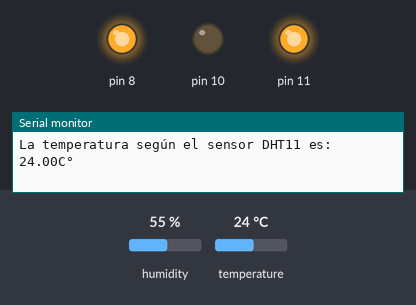
A sketch run on a simulated Arduino Uno, built with avr-gcc and run on an emulated ATmega328P. Shown: output pins drawn as LEDs (lit = HIGH), the last lines printed to the serial monitor. The test bench sets the inputs (shaded band); at power-on: temperature 24 °C, humidity 55 %.

Above: at 2.8 s.
2.9 s: temperature set to 21 °C
9.0 s: temperature set to 18 °C
At 11.0 s:
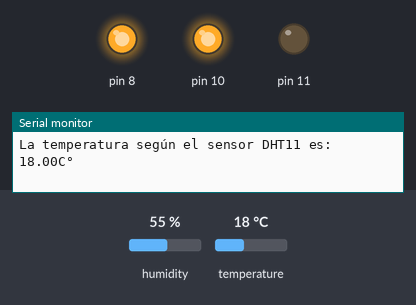
11.9 s: temperature set to 28 °C
At 12.9 s:
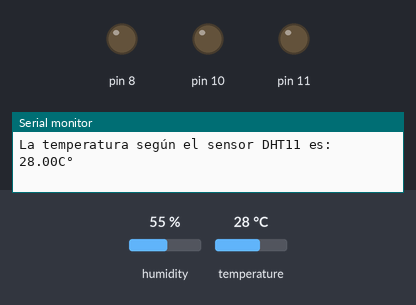
14.7 s: temperature set to 26 °C
20.8 s: temperature set to 23 °C
At 24.1 s:
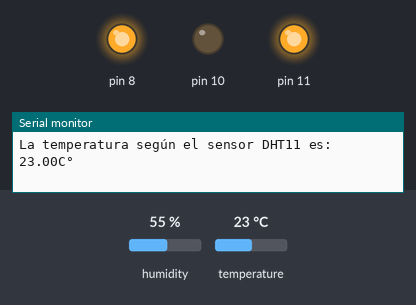
26.9 s: temperature set to 12 °C
At 28.1 s:
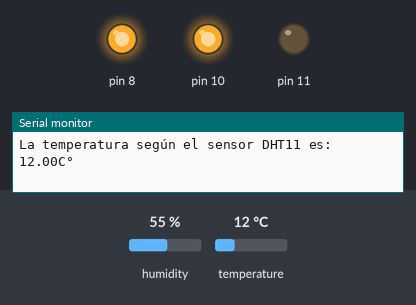
Timing chart, 0 to 29.9 s (numbered marks = the images above; inputs shaded):
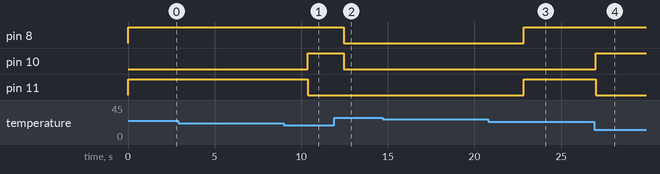

Measured:
- the behaviour switches between 20 and 19 °C on temperature (found by bisection; images 0 and 1)
- the behaviour switches between 25 and 24 °C on temperature (found by bisection; images 2 and 3)
- after the input at 9.0 s, pin 10: LOW → HIGH after 1.4 s; pin 11: HIGH → LOW after 1.4 s
- after the input at 11.9 s, pin 8, pin 10: HIGH → LOW after 0.55 s
- after the input at 20.8 s, pin 8, pin 11: LOW → HIGH after 2.0 s
- after the input at 26.9 s, pin 10: LOW → HIGH after 0.09 s; pin 11: HIGH → LOW after 0.09 s

The sketch:

Practica18.ino
```cpp
#include <DHT.h>
#define DHTPIN 9
#define DHTTYPE DHT11

float gradosCelsiusDHT11 = 0;
DHT dht(DHTPIN,DHTTYPE); //objeto DHT

void setup() {
  pinMode(8,OUTPUT);
  pinMode(10,OUTPUT);
  pinMode(11,OUTPUT);
  Serial.begin(9600);
  dht.begin(); //inicializamos el sensor
}

void loop() {

  //Leer la temperatura desde el DHT11
  gradosCelsiusDHT11 = dht.readTemperature(); //celsius

   //se asegura de la lectura
  if(isnan(gradosCelsiusDHT11)){
    Serial.println("Error de lectura de datos");
    return;
  } else { //en caso de recibir información limpia,
    if(gradosCelsiusDHT11<20.0){ //se enciende sólo el led #1
      digitalWrite(10,HIGH);
      digitalWrite(11,LOW);
      digitalWrite(8,HIGH);
    }
    if(gradosCelsiusDHT11>= 20 && gradosCelsiusDHT11<25){ //se enciende sólo el led #2
      digitalWrite(11,HIGH);
      digitalWrite(10,LOW);
      digitalWrite(8,HIGH);
    }
    if(gradosCelsiusDHT11>=25){ //se enciende sólo el foco
      digitalWrite(8,LOW);
      digitalWrite(10,LOW);
      digitalWrite(11,LOW);
    }
    Serial.println("");
  Serial.print("La temperatura según el sensor DHT11 es: ");
  Serial.print(gradosCelsiusDHT11);
Serial.println("C°");
  }
}
```
